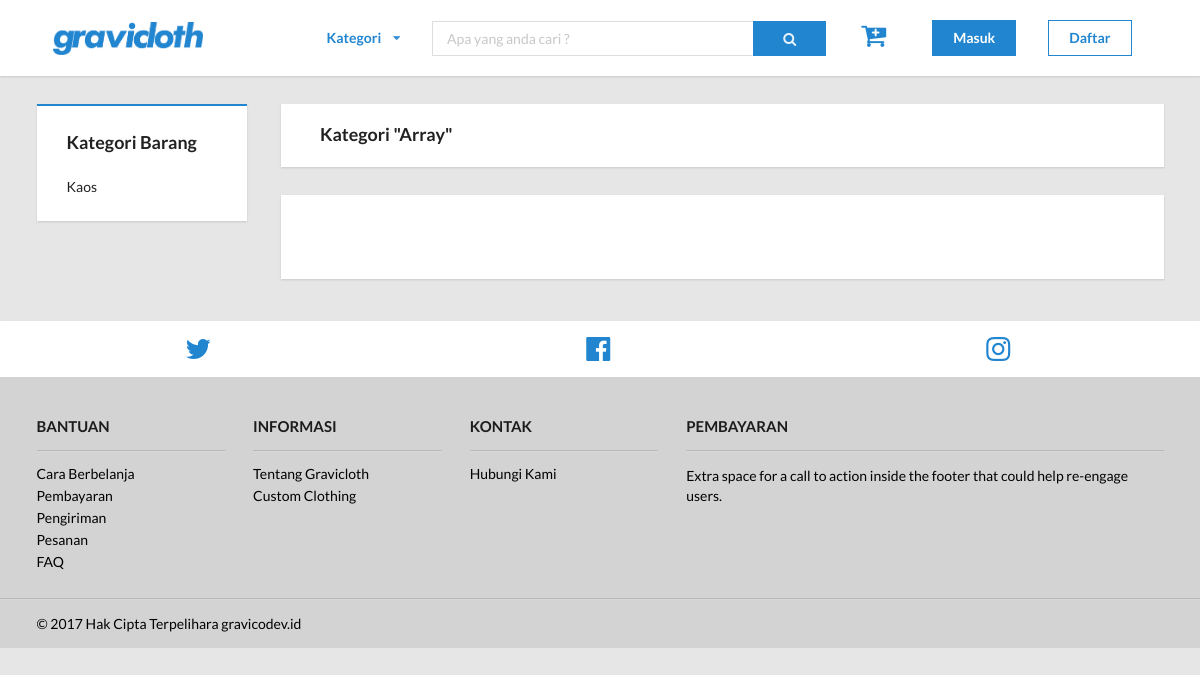
/?p=kemeja, run on an earlier commit of the app's database.
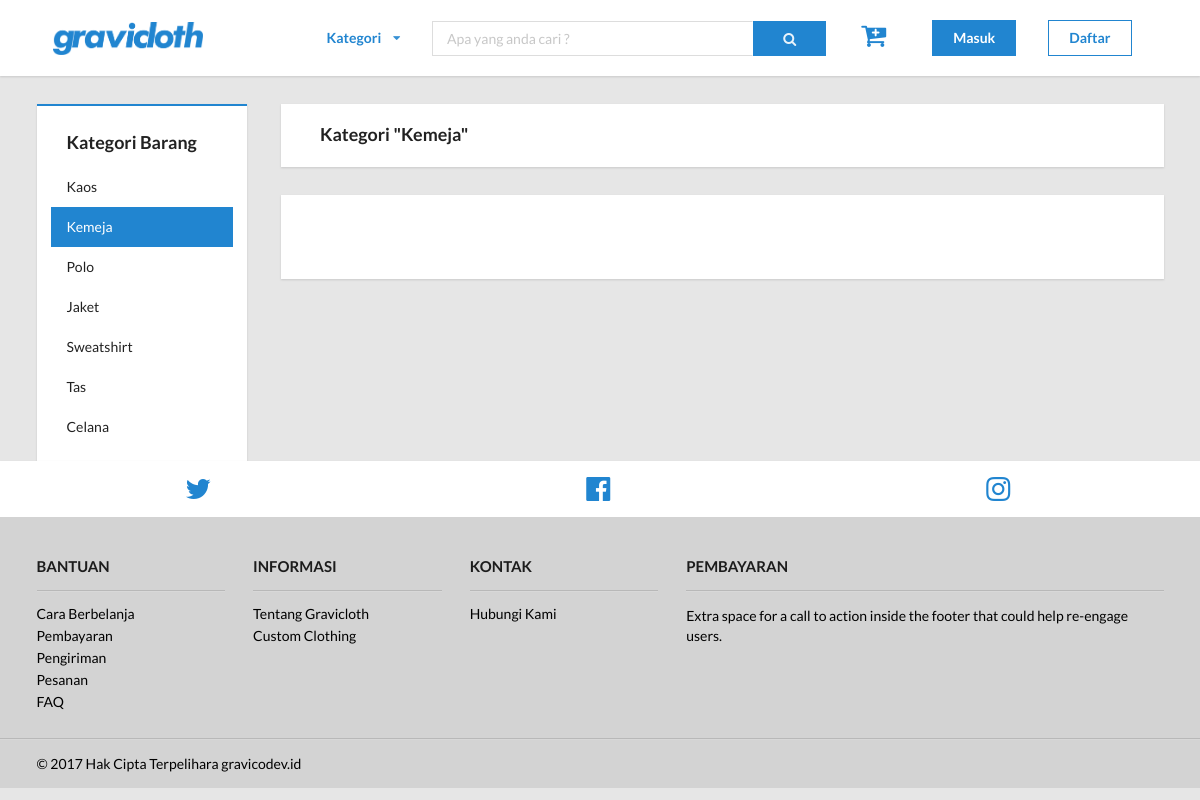
And on a later commit of the database.
### tables this page shows
CREATE TABLE `product_category` (
  `id_category` int(11) NOT NULL,
  `category_name` varchar(20) NOT NULL
);

### config/session.php (called while the page is built, shortened)
<?php
$user_check = $_SESSION['user_session'];
$pdo = Database::connect();
$pdo->setAttribute(PDO::ATTR_ERRMODE, PDO::ERRMODE_EXCEPTION);
$sql = 'SELECT id_user FROM user WHERE id_user=:id_user';
$q = $pdo->prepare($sql);
$q->execute(array(':id_user'=>$user_check));
$row = $q->fetch(PDO::FETCH_ASSOC);
$login_session = $row['id_user'];
?>

### layout/content-category.php (the view, shortened to what this page needs)
<section class="category-top-section">
    <div class="ui container">
        <div class="ui stackable grid">
            <div class="three wide column">
                <div class="category-section">
                    <div class="ui vertical borderless menu square" id="category">
                        <div class="item">
                            <div class="ui header">
                                Kategori Barang
                            </div>
                        </div>
                        <?php
                            $pdo = Database::connect();
                            $sql = 'SELECT id_category, category_name FROM product_category ORDER BY id_category ASC';
                            foreach ($pdo->query($sql) as $row){
                                if (strtolower($row['category_name']) == $cat_selected){
                                    $category = $row['category_name'];
                                    echo '<a class="item active kategori" href="?p='.$cat_selected.'">'.$row['category_name'].'</a>';
                                }
                                else {
                                    echo '<a class="item kategori" href="?p='.strtolower($row['category_name']).'">'.$row['category_name'].'</a>';
                                }
                            }
                        ?>
                    </div>
                </div>
            </div>
            <div class="thirteen wide column">
                <div class="title-product-section">
                    <section class="ui padded segment square">
                        <div class="ui container">
                            <div class="ui header" id="title-kategori">
                                <?php
                                    echo 'Kategori "'.$category.'"';
                                ?>
                            </div>
                        </div>
                    </section>
                    <section class="ui very padded segment square" id="list-item">
                    </section>
                </div>
            </div>
        </div>
    </div>
</section>

### index.php (shortened to what this page needs)
<!DOCTYPE html>
<html>
<head>
    <link rel="stylesheet" type="text/css" href="public/css/semantic.min.css">
    <link rel="stylesheet" type="text/css" href="lib/slick/slick.css" />
    <link rel="stylesheet" type="text/css" href="lib/slick/slick-theme.css" />
    <link rel="stylesheet" type="text/css" href="public/css/app.css">
</head>
<body>
    <div class="pusher">
        <?php
            include 'config/session.php';
            include 'layout/partials/header.php';
        ?>
        <?php
        $pages_dir = 'layout';
        $category = ['kaos', 'kemeja', 'jaket', 'polo', 'sweatshirt', 'tas', 'celana'];
        if (!empty($_GET['p'])){
            $pages = scandir($pages_dir, 0);
			unset($pages[0], $pages[1]);
			$p = $_GET['p'];
			if(in_array($p.'.php', $pages)){
				include($pages_dir.'/'.$p.'.php');
			}
            else if (in_array($p, $category)) {
                $cat_selected = $p;
                include($pages_dir.'/content-category.php');
            }
            else {
				include($pages_dir.'/404.php');
			}
        }
        else {
            include($pages_dir.'/home.php');
        }
        ?>
        <?php include 'layout/partials/social.php'; ?>
        <?php include 'layout/partials/footer.php'; ?>
    </div>
</body>
</html>

### layout/partials/header.php (shortened to what this page needs)
<header class="header">
            <div class="ui borderless menu square" id="nav-header">
                <div class="ui container">
                    <div class="item">
                        <a href="?=home">
                            <img class="ui small image" src="public/images/logo.png">
                        </a>
                    </div>
                    <div class="right item">
                        <div class="ui simple dropdown item" id="kategori-header">
                            <strong>Kategori</strong>
                            <i class="dropdown icon"></i>
                        </div>
                        <div class="item">
                            <div class="ui action input">
                                <input type="text" placeholder="Apa yang anda cari ?">
                                <button class="ui icon primary button">
                                    <i class="search icon"></i>
                                </button>
                            </div>
                        </div>
                        <a href="?p=cart" class="item">
                            <div class="ui header cart">
                                <i class="big blue add to cart icon"></i>
                            </div>
                        </a>
                        <?php
                            if ($login_session != ""){
                        ?>
                                <div class="item">
                                <?php
                                    if ($userInfoRow['profile_pict']){
                                        echo '<a href="?p=profile"><img class="ui avatar image" src="'.$userInfoRow['profile_pict'].'"><span>'.$userInfoRow['name'].'</span></a>';
                                    }
                                    else {
                                        echo '<a href="?p=profile"><img class="ui avatar image" src="public\images\profile\default.jpg"><span>'.$userInfoRow['name'].'</span></a>';
                                    }
                                ?>
                                </div>
                                <div class="item">
                                    <a href="?p=logout" class="ui primary button masuk" id="square-button">Keluar</a>
                                </div>
                        <?php
                            }
                            else {
                        ?>
                                <div class="item">
                                    <a href="?p=login" class="ui primary button masuk" id="square-button">Masuk</a>
                                </div>
                                <div class="item">
                                    <a href="?p=register" class="ui inverted blue button daftar" id="square-button">Daftar</a>
                                </div>
                        <?php
                            }
                        ?>
                    </div>
                </div>
            </div>
        </header>

### layout/partials/social.php
<section class="sosial-section">
    <div class="ui center aligned segment square" id="sosial">
        <div class="column">
            <div class="ui equal width grid">
                <div class="column">
                    <a href="www.twitter.com/rasyadh_" target="_blank">
                        <i class="big blue twitter icon"></i></a>
                </div>
                <div class="column">
                    <a href="www.facebook.com/rasyadh_" target="_blank">
                        <i class="big blue facebook icon"></i></a>
                </div>
                <div class="column">
                    <a href="www.instagram.com/rasyadh_" target="_blank">
                        <i class="big blue instagram icon"></i></a>
                </div>
            </div>
        </div>
    </div>
</section>

### layout/partials/footer.php
<footer class="footer">
    <div class="ui inverted vertical segment">
        <div class="ui container">
            <div class="footer-section">
                <div class="ui stackable equal height stackable grid">
                    <div class="three wide column">
                        <h4 class="ui header">BANTUAN</h4>
                        <div class="ui divider"></div>
                        <div class="ui link list">
                            <a href="#" class="item ">Cara Berbelanja</a>
                            <a href="#" class="item">Pembayaran</a>
                            <a href="#" class="item">Pengiriman</a>
                            <a href="#" class="item">Pesanan</a>
                            <a href="#" class="item">FAQ</a>
                        </div>
                    </div>
                    <div class="three wide column">
                        <h4 class="ui header">INFORMASI</h4>
                        <div class="ui divider"></div>
                        <div class="ui link list">
                            <a href="#" class="item">Tentang Gravicloth</a>
                            <a href="#" class="item">Custom Clothing</a>
                        </div>
                    </div>
                    <div class="three wide column">
                        <h4 class="ui header">KONTAK</h4>
                        <div class="ui divider"></div>
                        <div class="ui link list">
                            <a href="#" class="item">Hubungi Kami</a>
                        </div>
                    </div>
                    <div class="seven wide column">
                        <h4 class="ui header">PEMBAYARAN</h4>
                        <div class="ui divider"></div>
                        <p>Extra space for a call to action inside the footer that could help re-engage users.</p>
                    </div>
                </div>
            </div>
        </div>
        <div class="ui divider"></div>
        <div class="ui container">
            <div class="copyright-section">
                <p>&copy; 2017 Hak Cipta Terpelihara gravicodev.id</p>
            </div>
        </div>
    </div>
</footer>

### public/css/app.css (style rules this page uses)
.ui.square { border-radius: 0; border: 0; }
.ui.input input { border-radius: 0; }
.ui.action.input input { padding-right: 10.67143em !important; }
.ui.action.input > .button, .ui.action.input > .buttons > .button { padding-left: 2em; padding-right: 2em; }
.ui.action.input:not([class*="left action"]) > .button:last-child { border-radius: 0; }
.ui.button, .ui.basic.button { border-radius: 0; }
.ui.vertical.menu > .item:last-child { border-radius: 0 0 0 0; }
.ui.vertical.menu .active.item { background: #2185D0; color: white; }
.ui.inverted.blue.button, .ui.inverted.blue.buttons .button { box-shadow: 0 0 0 1px #2185D0 inset !important; color: #2185D0; }
body { background: #e6e6e6; background-color: #e6e6e6; }
#nav-header { margin: 0; }
#kategori-header { color: #2185D0; }
.category-top-section { margin-top: 2em; }
#category { padding: 1em; border-top: solid 2px #2185D0; }
.title-product-section { margin-left: 2em; }
#title-kategori { padding-left: 1em; }
#list-item { margin-top: 2em; margin-bottom: 3em; }
.footer-section { margin-top: 2em; margin-bottom: 2em; }
.ui.inverted.segment, .ui.primary.inverted.segment { background: lightgrey; color: black; }
.ui.link.list a.item { color: black; }

What changed in the data, as far as the page shows it:
added product_category: category_name "Kemeja"
added product_category: category_name "Polo"
added product_category: category_name "Jaket"
added product_category: category_name "Sweatshirt"
added product_category: category_name "Tas"
added product_category: category_name "Celana"
Also different on the page:
$category: "Array" → (not shown)
